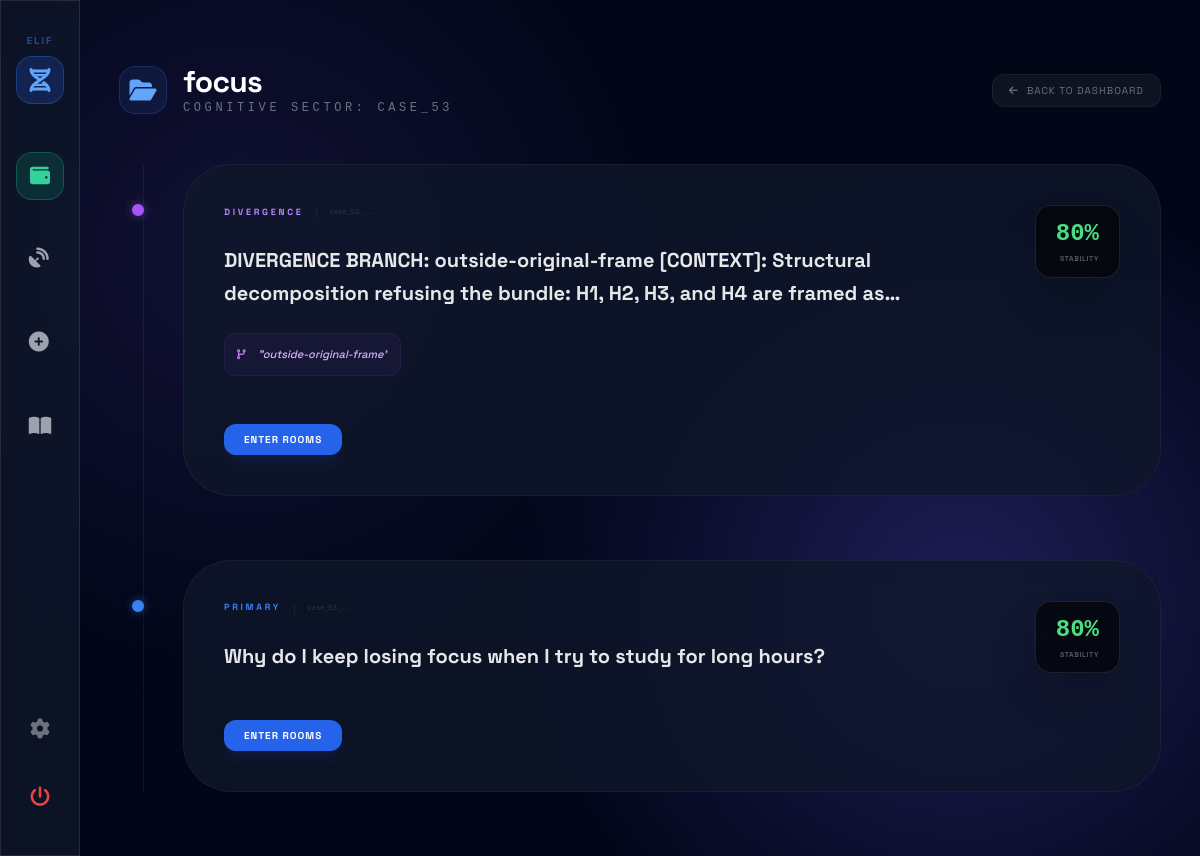
The app's page /topic/focus / (signed in) with its own data.
### discovery/models.py (models this page shows, shortened)
class Inquiry(models.Model):
    id = models.UUIDField(primary_key=True, default=uuid.uuid4, editable=False)
    case_id = models.CharField(max_length=100, default=uuid.uuid4)
    topic = models.CharField(max_length=255, default="General", help_text="The thematic folder/category for this inquiry.")
    core_question = models.TextField(help_text="The original input frame.")
    current_question_state = models.TextField(blank=True, help_text="The evolved inquiry state.")
    parent_inquiry = models.ForeignKey('self', on_delete=models.SET_NULL, null=True, blank=True, related_name='children')
    branch_name = models.CharField(max_length=255, blank=True, help_text="The name of the trajectory this branch represents.")
    divergences = models.JSONField(default=list, help_text="First-class inquiry forks / competing futures.")
    assumptions = models.JSONField(default=list, help_text="Load-bearing assumptions surfaced by Step 3.")
    evidence_map = models.JSONField(default=dict)
    hypothesis_set = models.JSONField(default=dict, help_text="Active and falsified possibilities.")
    solution_families = models.JSONField(default=list, help_text="Competing solution architectures (Pluralism).")
    unresolved_zones = models.JSONField(default=list, help_text="Residual Darkness / Regulatory uncertainty (The One).")
    constraints = models.JSONField(default=list)
    history_log = models.JSONField(default=list, help_text="Traceable audit of all cognitive mutations.")
    confidence_evolution = models.JSONField(default=list)
    stability_evolution = models.JSONField(default=list)
    current_status_msg = models.CharField(max_length=255, default="Initializing Engine...", blank=True)
    status = models.CharField(max_length=20, default="PENDING", choices=[
        ("PENDING", "Pending"),
        ("RUNNING", "Running"),
        ("COMPLETED", "Completed"),
        ("FAILED", "Failed"),
        ("REFUSED", "Refused"),
    ])
    final_verdict = models.CharField(max_length=100, blank=True, null=True)
    current_frame = models.JSONField(default=dict)
    state_data = models.JSONField(default=dict)
    created_at = models.DateTimeField(auto_now_add=True)
    updated_at = models.DateTimeField(auto_now=True)

### discovery/views.py (the view)
# urls.py: path('topic/<str:topic_name>/', views.topic_detail, name='topic_detail'),
@login_required
def topic_detail(request, topic_name):
    inquiries_list = Inquiry.objects.filter(topic=topic_name).order_by("created_at")
    if not inquiries_list.exists():
        messages.error(request, f"Topic '{topic_name}' not found.")
        return redirect("discovery:system_map")
    inquiries = []
    for inq in inquiries_list:
        completed = inq.planets.filter(status='COMPLETED').count()
        inq.is_active = completed < 11
        inquiries.append(inq)
    match = re.match(r"case_(\d+)_", inquiries[0].case_id)
    topic_prefix = f"CASE_{match.group(1)}" if match else "CASE_XX"
    context = {
        "topic_name": topic_name,
        "topic_prefix": topic_prefix,
        "inquiries": inquiries, # Chronological order
    }
    return render(request, "discovery/topic_detail.html", context)

### discovery/context_processors.py (called while the page is built)
def system_settings(request):
    return {
        'system_settings': SystemSettings.get_settings()
    }

### templates/discovery/topic_detail.html (shortened to what this page needs)
{% extends "base.html" %}
{% block content %}
<div class="max-w-6xl mx-auto py-4 md:py-8">
    <div class="flex flex-col md:flex-row items-center justify-between mb-12 space-y-6 md:space-y-0 text-center md:text-left">
        <div class="flex flex-col md:flex-row items-center space-y-4 md:space-y-0 md:space-x-4">
            <div class="w-12 h-12 rounded-2xl bg-blue-500/10 border border-blue-500/20 flex items-center justify-center text-blue-400">
                <i class="fa-solid fa-folder-open text-2xl"></i>
            </div>
            <div>
                <h1 class="text-2xl md:text-3xl font-bold text-white tracking-tight">{{ topic_name }}</h1>
                <p class="text-[10px] md:text-xs text-gray-500 uppercase tracking-[0.3em] font-mono">Cognitive Sector: {{ topic_prefix }}</p>
            </div>
        </div>
        <a href="{% url 'discovery:system_map' %}" class="flex items-center space-x-2 text-[10px] uppercase tracking-widest text-gray-500 hover:text-white transition-all bg-white/5 hover:bg-white/10 px-4 py-2 rounded-xl border border-white/5">
            <i class="fa-solid fa-arrow-left"></i>
            <span>Back to Dashboard</span>
        </a>
    </div>
    <div class="relative px-2 md:px-0">
        <div class="space-y-8 md:space-y-16">
            {% for inq in inquiries reversed %}
            <div class="relative pl-8 md:pl-16">
                <div class="absolute left-[15px] md:left-5 top-8 md:top-10 w-3 h-3 rounded-full border-2 {% if not inq.parent_inquiry %}bg-blue-500 border-blue-500 shadow-[0_0_10px_rgba(59,130,246,0.5)]{% else %}bg-purple-500 border-purple-500 shadow-[0_0_10px_rgba(168,85,247,0.5)]{% endif %} -ml-[7px] z-10 animate-pulse"></div>
                <div class="glass p-5 md:p-10 rounded-[2rem] md:rounded-[3rem] border-white/5 hover:bg-white/[0.03] hover:border-blue-500/20 transition-all group relative overflow-hidden">
                    <div class="absolute top-0 right-0 p-4 md:p-10 flex flex-col items-end z-20">
                        <div class="px-2.5 md:px-5 py-1.5 md:py-3 rounded-lg md:rounded-2xl bg-black/60 border border-white/10 backdrop-blur-xl shadow-2xl">
                            <div class="text-sm md:text-2xl font-black {% if inq.confidence_evolution|last > 75 %}text-green-400{% elif inq.confidence_evolution|last > 40 %}text-blue-400{% else %}text-orange-500{% endif %} font-mono leading-none mb-0.5 md:mb-1">
                                {{ inq.confidence_evolution|last|default:0 }}%
                            </div>
                            <div class="text-[5px] md:text-[7px] text-gray-500 uppercase tracking-widest text-right font-black opacity-80">Stability</div>
                        </div>
                    </div>
                    <div class="flex flex-col space-y-3 md:space-y-6 max-w-4xl pr-12 md:pr-40 relative z-10">
                        <div class="flex items-center space-x-2 md:space-x-3 overflow-hidden">
                            <span class="text-[7px] md:text-[9px] uppercase tracking-[0.3em] font-black {% if not inq.parent_inquiry %}text-blue-500{% else %}text-purple-400{% endif %} shrink-0">
                                {% if not inq.parent_inquiry %}Primary{% else %}Divergence{% endif %}
                            </span>
                            <span class="text-gray-800 shrink-0 text-[10px]">|</span>
                            <span class="text-[7px] font-mono text-gray-600 truncate opacity-50">{{ inq.case_id|slice:":8" }}...</span>
                        </div>
                        <h3 class="text-sm md:text-xl font-bold text-white/90 group-hover:text-white transition-colors leading-snug md:leading-relaxed line-clamp-3 md:line-clamp-2 pr-4 md:pr-0">
                            {{ inq.core_question }}
                        </h3>
                        {% if inq.branch_name %}
                        <div class="mt-1 md:mt-2 p-2 md:p-3 rounded-lg md:rounded-xl bg-purple-500/5 border border-purple-500/10 flex items-center self-start overflow-hidden max-w-full">
                            <i class="fa-solid fa-code-branch text-purple-400 mr-2 md:mr-3 text-[10px] shrink-0"></i>
                            <span class="text-[9px] md:text-[11px] text-purple-300 font-medium italic truncate">"{{ inq.branch_name }}"</span>
                        </div>
                        {% endif %}
                        <div class="pt-2 md:pt-6 flex items-center space-x-4">
                            <a href="{% url 'discovery:room_view' inq.id 'DISCOVERY' %}" class="w-full md:w-auto px-5 py-2 rounded-xl bg-blue-600 hover:bg-blue-500 text-white text-[9px] md:text-[10px] font-black flex items-center justify-center uppercase tracking-widest transition-all shadow-lg shadow-blue-900/20">
                                Enter Rooms
                            </a>
                        </div>
                    </div>
                </div>
            </div>
            {% endfor %}
        </div>
    </div>
</div>
{% endblock %}

### templates/base.html (style rules this page uses)
body { background-color: #020617; color: #f8fafc; font-family: 'Space Grotesk', sans-serif; overflow-x: hidden; }
.glass { background: rgba(15, 23, 42, 0.8); backdrop-filter: blur(10px); border: 1px solid rgba(255, 255, 255, 0.1); }

### records on screen
Inquiry: confidence_evolution|last "80", shows "DIVERGENCE", case_id "case_53_", core_question "DIVERGENCE BRANCH: outside-original-frame [CONTEXT]: Structural decomposition refusing the bundle: H1, H2, H3, and H4 are framed…", branch_name "outside-original-frame"
Inquiry: confidence_evolution|last "80", shows "PRIMARY", case_id "case_53_", core_question "Why do I keep losing focus when I try to study for long hours?"

### other values on screen
{{ topic_name }} "focus"
{{ topic_prefix }} "CASE_53"
